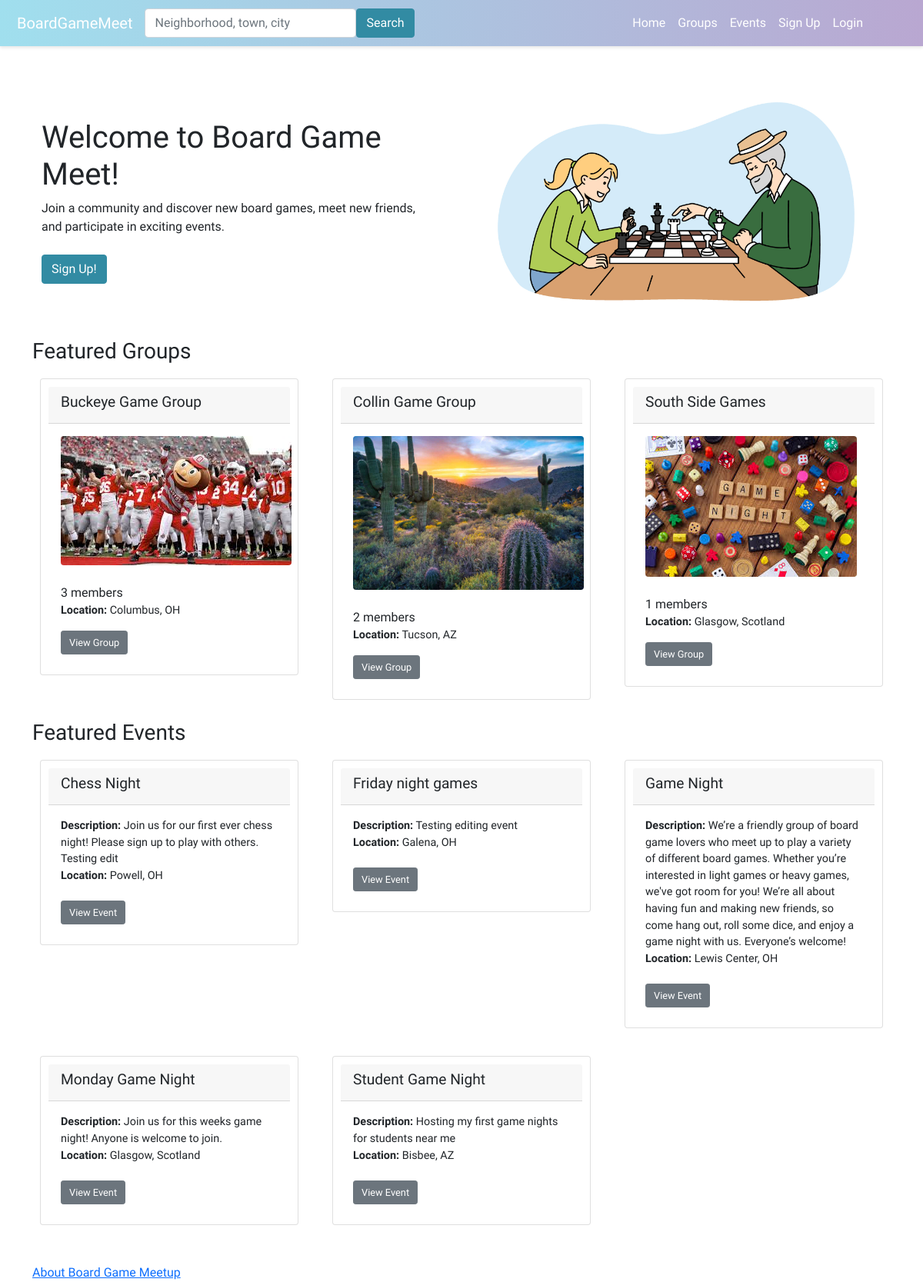
The app's page /, older data.
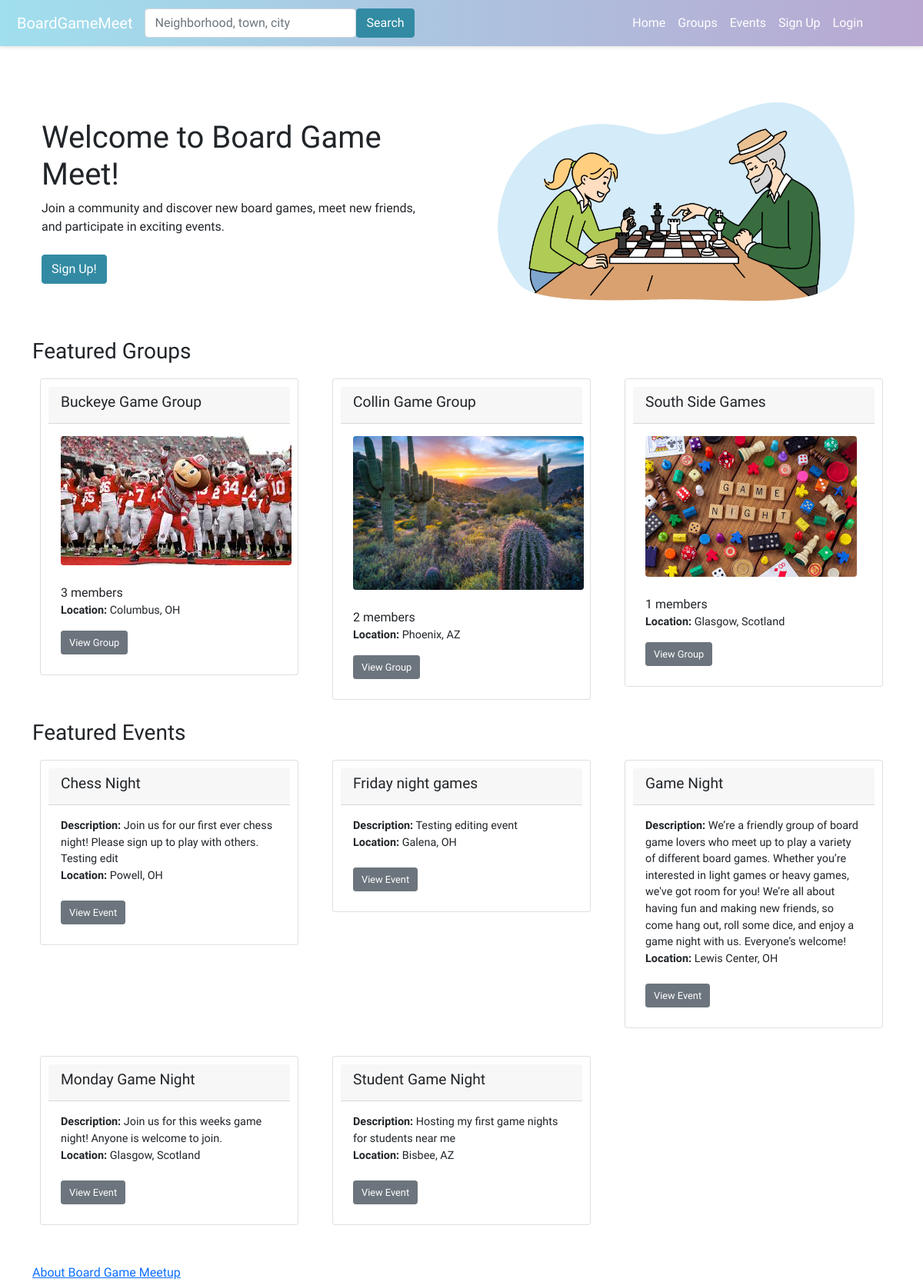
The same page, newer data.
### boardgame/models.py (models this page shows, shortened)
class Group(models.Model):
    name = models.CharField(max_length=100)
    description = models.TextField()
    members = models.ManyToManyField(User, through='GroupMembers')
    slug = models.SlugField(unique=True)
    group_image = models.ImageField(upload_to='group_images/', null=True, blank=True)
    TYPE_SELECT = (
        ('Public', 'Public'),
        ('Private', 'Private'),
    )
    group_privacy = models.CharField(max_length=10,choices=TYPE_SELECT,default='Public')
    categories = models.ManyToManyField(Category, related_name='groups', blank=True)
    tags = models.ManyToManyField(Tag, related_name='groups', blank=True)

class GroupLocation(models.Model):
    group = models.OneToOneField('Group', on_delete=models.CASCADE)
    city = models.CharField(max_length=100)
    sublocality = models.CharField(max_length=100, blank=True)  # neighborhoods or sublocalities
    state = models.CharField(max_length=100, blank=True)
    postcode = models.CharField(max_length=20, blank=True)
    country = models.CharField(max_length=100)
    latitude = models.DecimalField(max_digits=9, decimal_places=6, blank=True, null=True)
    longitude = models.DecimalField(max_digits=9, decimal_places=6, blank=True, null=True)

class Event(models.Model):
    group = models.ForeignKey(Group, on_delete=models.CASCADE)
    title = models.CharField(max_length=100)
    description = models.TextField()
    date_time = models.DateTimeField()
    attendees = models.ManyToManyField(User, through='EventAttendance')
    event_image = models.ImageField(upload_to='event_images/', null=True, blank=True)
    categories = models.ManyToManyField(Category, related_name='events', blank=True)
    tags = models.ManyToManyField(Tag, related_name='events', blank=True)
    nominations_open = models.BooleanField(default=True)
    signups_open = models.BooleanField(default=False)
    admin_only_nominations = models.BooleanField(default=False)
    skip_nominations = models.BooleanField(default=False)

class EventLocation(models.Model):
    event = models.OneToOneField('Event', on_delete=models.CASCADE)
    address = models.CharField(max_length=255)
    city = models.CharField(max_length=100)
    sublocality = models.CharField(max_length=100, blank=True)  # neighborhoods or sublocalities
    state = models.CharField(max_length=100, blank=True, null=True)  # Nullable state field
    postcode = models.CharField(max_length=20)
    country = models.CharField(max_length=20)
    latitude = models.DecimalField(max_digits=9, decimal_places=6, blank=True, null=True)
    longitude = models.DecimalField(max_digits=9, decimal_places=6, blank=True, null=True)

### boardgame/views.py (the view)
# urls.py: path("",views.home, name="home"),
def home(request):
    group_list = Group.objects.all().select_related('grouplocation').order_by('name')
    event_list = Event.objects.all().select_related('eventlocation').order_by('title')
    user_groups = None
    user_events = None
    user = request.user
    if user.is_authenticated:
        user_groups = GroupMembers.objects.filter(user=user).select_related('group')
        user_events = EventAttendance.objects.filter(user=user).select_related('event')
    context = {
        'groups': group_list,
        'events': event_list,
        'user_groups': user_groups,
        'user_events': user_events,
    }
    return render(request, 'boardgame/home.html', context=context)

### boardgame/templates/boardgame/home.html (shortened to what this page needs)
{% extends 'boardgame/base.html' %}
{% load static %}
{% block content %}
<head>
    <link rel="stylesheet" type="text/css" href="{% static 'boardgame/style.css' %}">
</head>
<body>
    <div class="container">
        <div class="row align-items-center">
            <div class="col-md-6">
                <h1 class="test">Welcome to Board Game Meet!</h1>
                <div>
                    Join a community and discover new board games, meet new friends, <br>
                    and participate in exciting events. <br /><br />
                    {% if not user.is_authenticated %}
                    <a class="btn btn" type="submit" style="background-color: #328ba3; border-color: #328ba3; color: #ffffff;" href="{% url 'register' %}">Sign Up!</a>
                    {% else %}
                    <a class="btn btn" type="submit" style="background-color: #328ba3; border-color: #328ba3; color: #ffffff;" href="{% url 'groups' %}">Find groups!</a>
                    {% endif %}
                </div>
            </div>
            <div class="col-md-6 text-center">
                <img src="{% static 'boardgame/images/boardgamehome.jpeg' %}" alt="Board Game Home" class="img-fluid rounded" />
            </div>
        </div>
    </div>
    <div>
        {% if not user.is_authenticated %}
        <div>
            <h3>Featured Groups</h3>
            {% if groups %}
            <div class="row">
                {% for group in groups %}
                <div class="col-md-4 mb-3">
                    <div class="card">
                        <div class="card-header">
                            <h4>{{ group.name }}</h4>
                        </div>
                        <div class="card-body">
                            <div class="group-profile">
                                {% if group.group_image %}
                                <img src="{{ group.group_image.url }}" class="profile-image rounded">
                                {% else %}
                                <img src="{% static 'boardgame/images/group_profile_default.jpg' %}" class="profile-image rounded">
                                {% endif %}
                                <br/><br/>
                                {{ group.group_members.all.count }} members
                                <p><b>Location:</b> {{ group.grouplocation.city }}{% if group.grouplocation.state %}, {{ group.grouplocation.state }}{% endif %}</p>
                                <a href="{% url 'group_profile' group.slug %}" class="btn btn-secondary btn-sm">View Group</a>
                            </div>
                        </div>
                    </div>
                </div>
                {% endfor %}
            </div>
            {% else %}
            <strong>There are no groups present.</strong>
            {% endif %}
        </div>
        <div>
            <h3>Featured Events</h3>
            {% if events %}
            <div class="row">
                {% for event in events %}
                <div class="col-md-4 mb-3">
                    <div class="card">
                        <div class="card-header">
                            <h4>{{ event.title }}</h4>
                        </div>
                        <div class="card-body">
                            <p class="card-text">
                                <b>Description:</b> {{ event.description }}<br />
                                <b>Location:</b> {{ event.eventlocation.city }}{% if event.eventlocation.state %}, {{ event.eventlocation.state }}{% endif %}<br /><br />
                                <a href="{% url 'event_details' event.id %}" class="btn btn-secondary btn-sm">View Event</a>
                            </p>
                        </div>
                    </div>
                </div>
                {% endfor %}
            </div>
            {% else %}
            <strong>There are no events present.</strong>
            {% endif %}
        </div>
        {% endif %}
        <br>
        <div>
            <a href="/boardgame/about/">About Board Game Meetup</a><br />
        </div>
    </div>
</body>
{% endblock %}

### boardgame/templates/boardgame/base.html (shortened to what this page needs)
{% load static %}
<!doctype html>
<html lang="en">
<head>
  <link rel="stylesheet" href="{% static 'boardgame/style.css' %}">
  <link rel="stylesheet" href="https://cdnjs.cloudflare.com/ajax/libs/normalize/8.0.1/normalize.min.css">
  <link href="https://cdn.jsdelivr.net/npm/bootstrap@5.0.2/dist/css/bootstrap.min.css" rel="stylesheet">
</head>
<body>
  {% include 'boardgame/navbar.html' %}
  <div class="container-lg">
    {% block content %}{% endblock %}
  </div>
  <link rel="stylesheet" href="https://ajax.googleapis.com/ajax/libs/jqueryui/1.12.1/themes/smoothness/jquery-ui.css">
</body>
</html>

### boardgame/templates/boardgame/navbar.html (shortened to what this page needs)
<nav class="navbar navbar-expand-lg navbar-dark" style="background: linear-gradient(to right, #a0dfee, #b9a7d1); box-shadow: 0 2px 4px rgba(0, 0, 0, 0.1); padding: 10px;">
  <div class="container-fluid">
    <a class="navbar-brand" href="{% url 'home' %}">BoardGameMeet</a>
    <div class="collapse navbar-collapse" id="navbarSupportedContent">
      <form class="d-flex me-auto mb-2 mb-lg-0" method="POST" action="{% url 'search' %}">
        <input class="form-control custom-search-bar" type="search" placeholder="Neighborhood, town, city" aria-label="Search" name="searched">
        <button class="btn" type="submit" style="background-color: #328ba3; border-color: #328ba3; color: #ffffff;">Search</button>
      </form>
      <ul class="navbar-nav me-5 mb-2 mb-lg-0">
        <li class="nav-item">
          <a class="nav-link" href="{% url 'home' %}" style="color: white;">Home</a>
        </li>
        <li class="nav-item">
          <a class="nav-link" href="{% url 'groups' %}" style="color: white;">Groups</a>
        </li>
        <li class="nav-item">
          <a class="nav-link" href="{% url 'events' %}" style="color: white;">Events</a>
        </li>
        {% if user.is_authenticated %}
        <li class="nav-item dropdown">
          <a class="nav-link dropdown-toggle" href="#" id="navbarDropdown" role="button" data-bs-toggle="dropdown" aria-expanded="false" style="color: white;">
            Profile
          </a>
          <ul class="dropdown-menu" aria-labelledby="navbarDropdown">
            <li><a class="dropdown-item" href="{% url 'user_profile' %}">View Profile</a></li>
            <li><hr class="dropdown-divider"></li>
            <li><a class="dropdown-item" href="{% url 'logout' %}">Logout</a></li>
          </ul>
        </li>
        {% else %}
        <li class="nav-item">
          <a class="nav-link" href="{% url 'register' %}" style="color: white;">Sign Up</a>
        </li>
        <li class="nav-item">
          <a class="nav-link" href="{% url 'login' %}" style="color: white;">Login</a>
        </li>
        {% endif %}
      </ul>
    </div>
  </div>
</nav>

### boardgame/static/boardgame/style.css (style rules this page uses)
.profile-image { max-width: 300px; max-height: 200px; width: auto; height: auto; }
.card { padding: 10px; margin: 10px; }
.card-header h4 { font-size: 1.2rem; }
.card-body p { font-size: 0.9rem; }
.btn-sm { font-size: 0.8rem; padding: 5px 10px; }
.container { max-width: 1200px; margin: auto; }
.navbar .form-control.custom-search-bar { width: 275px; }

### boardgame/templates/boardgame/base.html (style rules this page uses)
body { font-family: 'Varela Round', sans-serif; }
.navbar-nav li { list-style: none !important; font-size: 1rem; }

Row changes from the older to the newer data that the page shows:
changed through a linked row, Group "Collin Game Group": grouplocation.city "Tucson" → "Phoenix"
